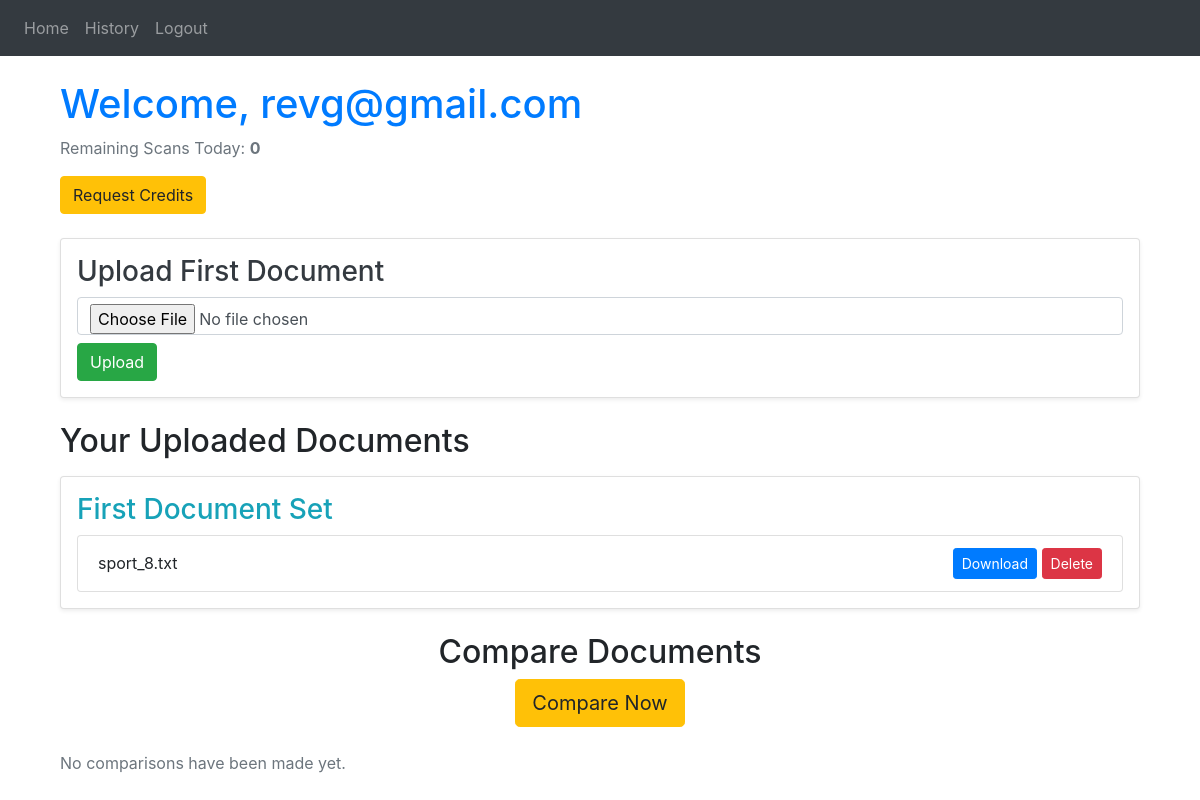
The app's page / (signed in) with its own data.
### website/models.py (models this page shows, shortened)
class User(db.Model, UserMixin):
    id = db.Column(db.Integer, primary_key=True)
    email = db.Column(db.String(150), unique=True, nullable=False)
    password = db.Column(db.String(150), nullable=False)
    first_name = db.Column(db.String(150), nullable=False)
    credits = db.Column(db.Integer, default=20, nullable=False)
    last_reset = db.Column(db.DateTime, default=datetime.now(timezone.utc), nullable=False)
    is_admin = db.Column(db.Boolean, default=False, nullable=False)
    documents1 = db.relationship('Document1', backref='user', lazy=True)
    documents2 = db.relationship('Document2', backref='user', lazy=True)
    def reset_credits(self):
        if self.last_reset.date() < datetime.now(timezone.utc).date():
            self.credits = 20
            self.last_reset = datetime.now(timezone.utc)
            db.session.commit()

class Document1(db.Model):
    id = db.Column(db.Integer, primary_key=True)
    user_id = db.Column(db.Integer, db.ForeignKey("user.id"), nullable=False)
    filename = db.Column(db.String(255), nullable=False)
    mime_type = db.Column(db.String(100), nullable=False)
    file_data = db.Column(db.LargeBinary, nullable=False)
    uploaded_at = db.Column(db.DateTime, default=db.func.current_timestamp())

### website/views.py (the view, shortened to what this page needs)
@views.route('/', methods=['GET', 'POST'])
@login_required
def home():
    current_user.reset_credits()
    documents1 = Document1.query.filter_by(user_id=current_user.id).all()
    documents2 = Document2.query.all()  # Admin-uploaded documents
    return render_template("home.html", user=current_user, documents1=documents1, documents2=documents2)

### website/__init__.py (called while the page is built)
def create_app():
    app = Flask(__name__)
    app.config['SECRET_KEY'] = 'hjshjhdjah kjshkjdhjs'
    app.config['SQLALCHEMY_DATABASE_URI'] = f'sqlite:///{DB_NAME}'
    db.init_app(app)
    from .views import views
    from .auth import auth
    app.register_blueprint(views, url_prefix='/')
    app.register_blueprint(auth, url_prefix='/')
    from .models import User
    with app.app_context():
        db.create_all()
    login_manager = LoginManager()
    login_manager.login_view = 'auth.login'
    login_manager.init_app(app)
    @login_manager.user_loader
    def load_user(id):
        return User.query.get(int(id))
    @app.context_processor
    def inject_user():
        return dict(user=current_user)
    return app

### website/templates/home.html (shortened to what this page needs)
{% extends "base.html" %}
{% block content %}
<div class="container mt-4">
    <h1 class="text-primary">Welcome, {{ user.first_name }}</h1>
    <p class="text-muted">Remaining Scans Today: <strong>{{ user.credits }}</strong></p>
    {% if user.credits == 0 %}
        {% if user.pending_request %}
            <p class="text-warning">Your request for credits is pending approval.</p>
        {% else %}
            <form action="{{ url_for('views.request_credits') }}" method="post">
                <button type="submit" class="btn btn-warning">Request Credits</button>
            </form>
        {% endif %}
    {% endif %}
    <div class="card p-3 my-4 shadow-sm">
        <h3 class="text-dark">Upload First Document</h3>
        <form action="{{ url_for('views.home') }}" method="post" enctype="multipart/form-data">
            <input type="file" name="file1" class="form-control mb-2" required>
            <button type="submit" class="btn btn-success">Upload</button>
        </form>
    </div>
    <h2 class="mt-4">Your Uploaded Documents</h2>
    <div class="card p-3 my-3 shadow-sm">
        <h3 class="text-info">First Document Set</h3>
        {% if documents1 %}
        <ul class="list-group">
            {% for doc in documents1 %}
            <li class="list-group-item d-flex justify-content-between align-items-center">
                <span>{{ doc.filename }}</span>
                <div>
                    <a href="{{ url_for('views.download', doc_id=doc.id, doc_type=1) }}" class="btn btn-sm btn-primary">Download</a>
                    <form action="{{ url_for('views.delete_document', doc_id=doc.id, doc_type=1) }}" method="post" style="display:inline;">
                        <button type="submit" class="btn btn-sm btn-danger" onclick="return confirm('Are you sure you want to delete this document?');">Delete</button>
                    </form>
                </div>
            </li>
            {% endfor %}
        </ul>
        {% else %}
        <p class="text-muted">No first documents uploaded yet.</p>
        {% endif %}
    </div>
    {% if documents1 and documents2 %}
    <div class="text-center my-4">
        <h2>Compare Documents</h2>
        <form action="{{ url_for('views.compare_documents') }}" method="post">
            <button type="submit" class="btn btn-lg btn-warning">Compare Now</button>
        </form>
    </div>
    {% endif %}
    {% if results %}
    <h3 class="mt-4">Comparison Results:</h3>
    <ul class="list-group">
        {% for item in results %}
        <li class="list-group-item">
            <strong>{{ item.doc1_name }}</strong> vs <strong>{{ item.doc2_name }}</strong><br>
            <span class="badge bg-secondary">Levenshtein Distance: {{ item.distance }}</span>
            <span class="badge bg-info">Similarity: {{ item.similarity }}%</span>
            <a href="{{ url_for('views.download', doc_id=item.doc2_id, doc_type=2) }}" class="btn btn-sm btn-success mt-2">
                Download {{ item.doc2_name }}
            </a>
        </li>
        {% endfor %}
    </ul>
    {% else %}
    <p class="text-muted">No comparisons have been made yet.</p>
    {% endif %}
</div>
{% endblock %}

### records on screen
User: first_name "revg@gmail.com", credits "0"
Document1: filename "sport_8.txt"
